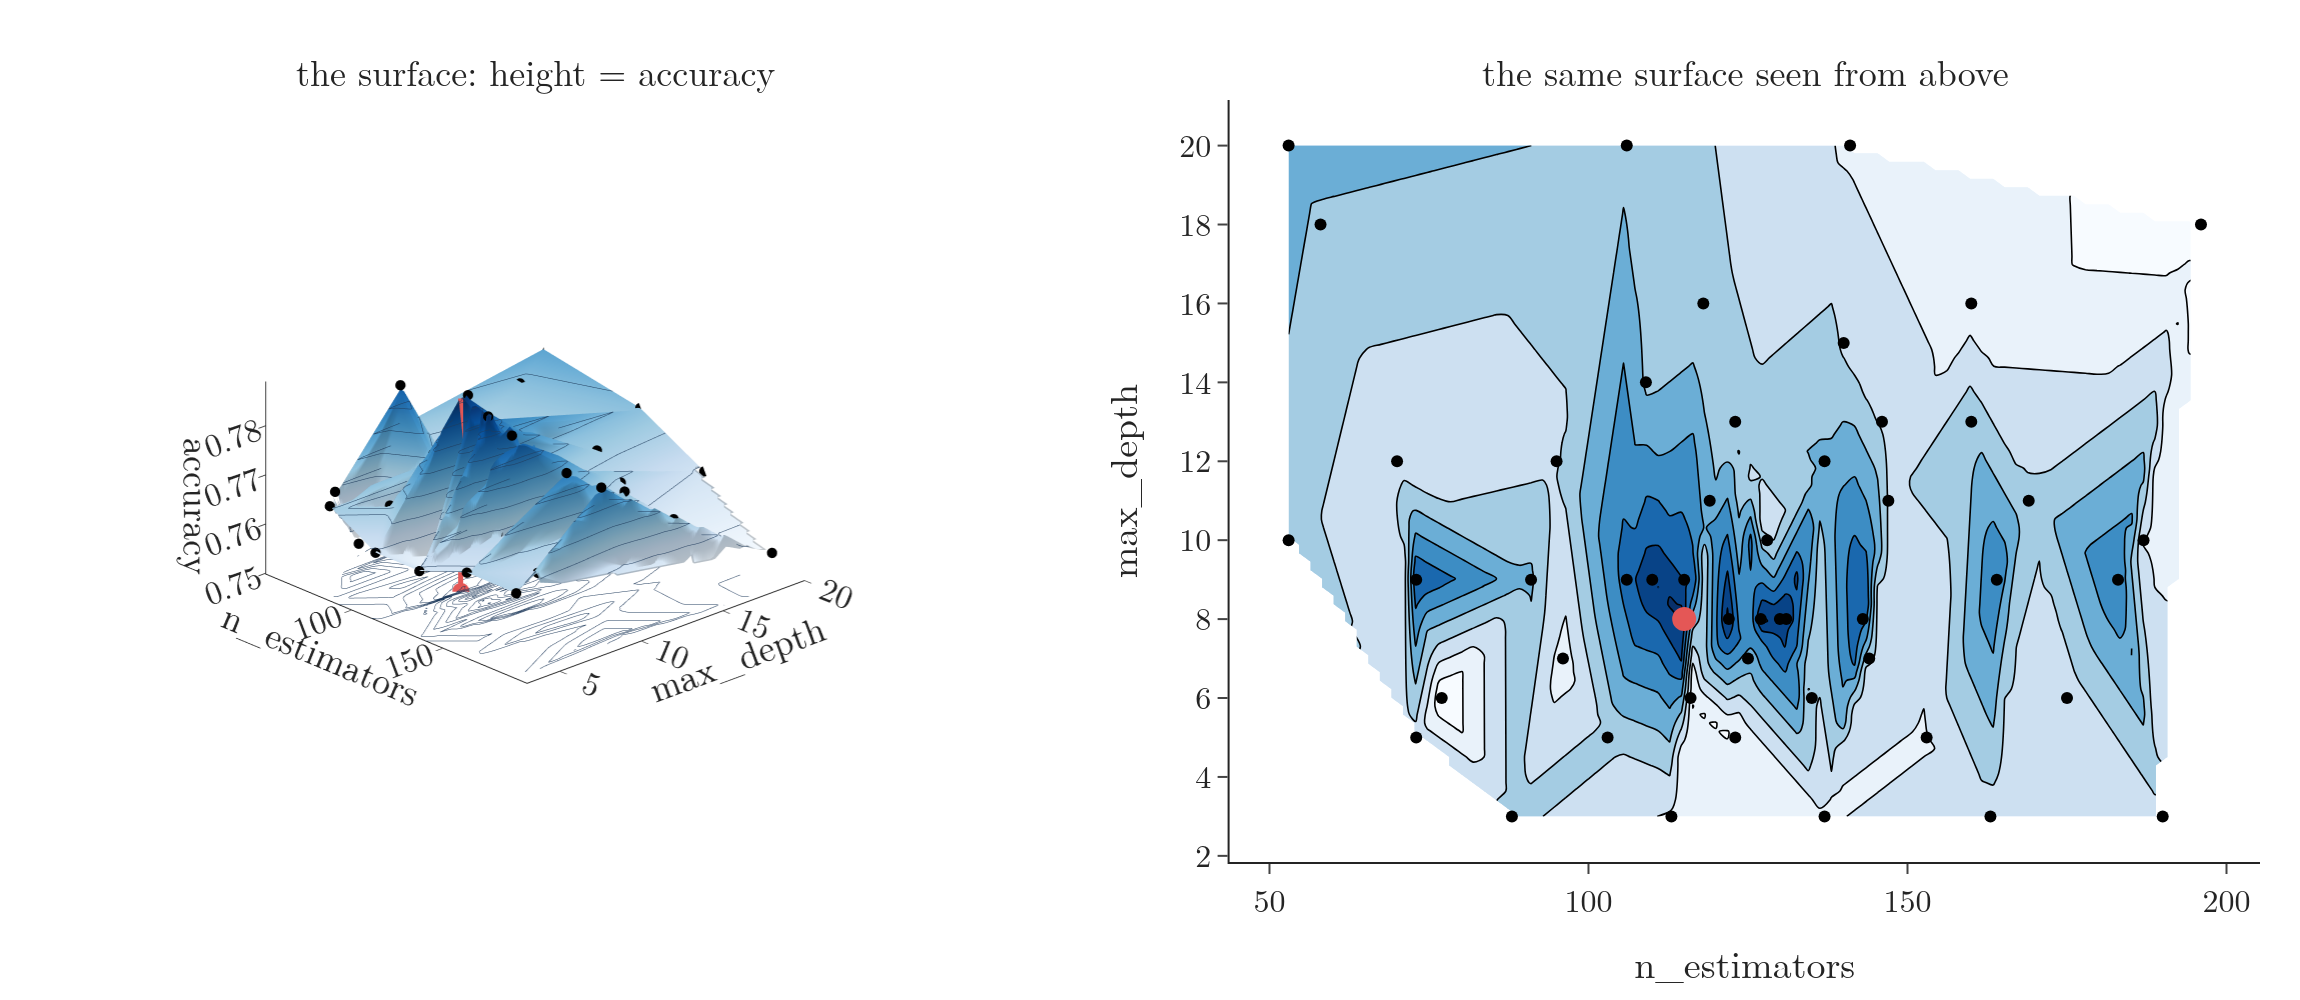

This figure's Python source:
"""The surface behind contour.png: score of the TPE study's trials (n_estimators across, max_depth up), filled in
between the trials by straight-line interpolation. Left: surface (height = 3-fold CV accuracy); right: the same
surface seen from above with the trials as dots (Plotly)."""
from pathlib import Path
import numpy as np
import optuna
import plotly.graph_objects as go
from plotly.subplots import make_subplots
from scipy.interpolate import griddata
from gifkit import FONT
from surface_tilt import scene

here = Path(__file__).parent
optuna.logging.set_verbosity(optuna.logging.WARNING)
tpe = optuna.load_study(study_name="tpe", storage=f"sqlite:///{here.parent / 'data' / 'optuna.db'}")
T = [(t.params["n_estimators"], t.params["max_depth"], t.value) for t in tpe.trials if t.value is not None]
n, d, v = (np.array(a, float) for a in zip(*T))
gx, gy = np.linspace(n.min(), n.max(), 80), np.linspace(d.min(), d.max(), 80)
GX, GY = np.meshgrid(gx, gy)
Z = griddata((n, d), v, (GX, GY), method="linear")
zmin, zmax = float(np.nanmin(Z)), float(np.nanmax(Z))
zf = zmin - 0.25 * (zmax - zmin)
i = int(np.argmax(v))
print("trials", len(v), "best", round(v[i], 4), "at n_estimators", n[i], "max_depth", d[i], "range", round(zmin, 3), round(zmax, 3))
lv = dict(start=round(zmin, 2), end=zmax, size=round((zmax - zmin) / 8, 3))
fig = make_subplots(1, 2, specs=[[{"type": "scene"}, {}]], horizontal_spacing=0.08,
                    subplot_titles=("the surface: height = accuracy", "the same surface seen from above"))
fig.add_trace(go.Surface(x=gx, y=gy, z=Z, colorscale="Blues", showscale=False, cmin=zmin, cmax=zmax,
                         contours=dict(z=dict(show=True, color="#1F3B5C", width=2, usecolormap=False,
                                              project=dict(z=True), **lv))), 1, 1)
fig.add_trace(go.Scatter3d(x=n, y=d, z=v, mode="markers", marker=dict(size=3, color="black")), 1, 1)
fig.add_trace(go.Scatter3d(x=[n[i]] * 2, y=[d[i]] * 2, z=[v[i], zf], mode="lines+markers",
                           line=dict(color="#E45756", width=5), marker=dict(size=5, color="#E45756")), 1, 1)
sc = scene(gx, gy, Z, zf, "n_estimators", "max_depth", "accuracy", (1.7, -1.6, 1.0), 4)
sc["zaxis"]["range"] = [zf, zmax]
fig.update_scenes(sc, row=1, col=1)
fig.add_trace(go.Contour(x=gx, y=gy, z=Z, colorscale="Blues", showscale=False, zmin=zmin, zmax=zmax,
                         contours=lv, line=dict(width=0.8)), 1, 2)
fig.add_trace(go.Scatter(x=n, y=d, mode="markers", marker=dict(size=6, color="black")), 1, 2)
fig.add_trace(go.Scatter(x=[n[i]], y=[d[i]], mode="markers", marker=dict(size=12, color="#E45756")), 1, 2)
fig.update_xaxes(title="n_estimators", row=1, col=2)
fig.update_yaxes(title="max_depth", row=1, col=2)
fig.update_layout(template="simple_white", width=1150, height=500, showlegend=False, font=dict(FONT, size=16),
                  margin=dict(l=10, r=20, t=50, b=60))
fig.update_annotations(font_size=18)
fig.write_image(here / "contour_surface.png", scale=2)
fig.write_image(here / "contour_surface.pdf")
